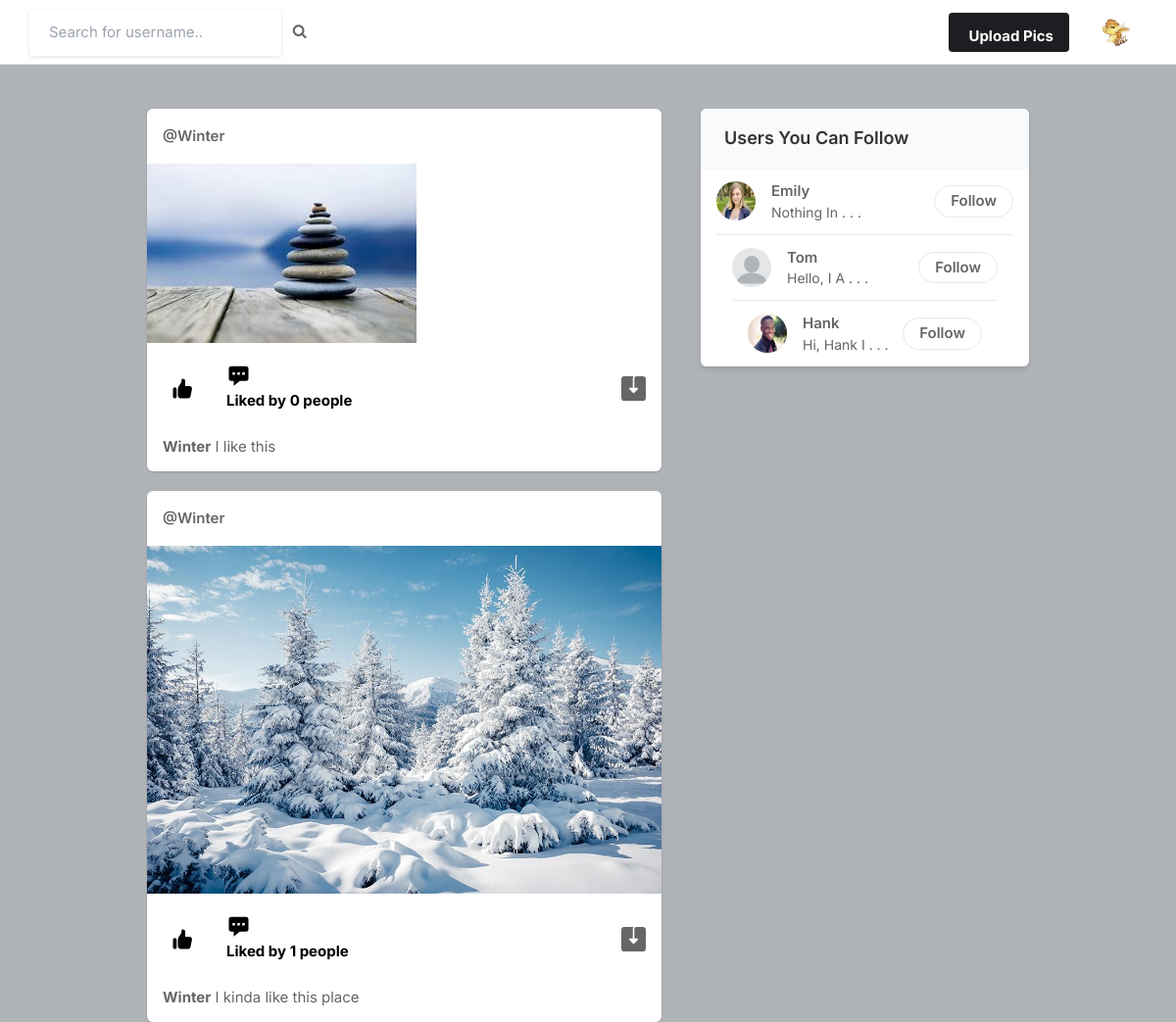
Screenshot of / (signed in) with the database file from the repository.
### core/models.py (models this page shows, shortened)
class Profile(models.Model):
    user = models.ForeignKey(User, on_delete=models.CASCADE)
    id_user = models.IntegerField()
    bio = models.TextField(blank=True)
    profile_img = models.ImageField(upload_to='profile_images', default='base_profile_pic.png')
    location = models.CharField(max_length=100, blank=True)

class Post(models.Model):
    id = models.UUIDField(primary_key=True, default=uuid.uuid4)
    user = models.CharField(max_length=100)
    image = models.ImageField(upload_to='post_images')
    caption = models.TextField()
    created_at = models.DateTimeField(default=datetime.now)
    no_of_likes = models.IntegerField(default=0)

### core/views.py (the view)
# urls.py: path('', views.index, name='index'),
@login_required(login_url='signin')
def index(request):
    user_object = User.objects.get(username=request.user.username)
    user_profile = Profile.objects.get(user=user_object)
    user_following_list = []
    feed = []
    user_following = FollowersCount.objects.filter(follower=request.user.username)
    for users in user_following:
        user_following_list.append(users.user)
    for usernames in user_following_list:
        feed_lists = Post.objects.filter(user=usernames)
        feed.append(feed_lists)
    feed_list = list(chain(*feed))
    all_users = User.objects.all()
    user_following_all = []
    for user in user_following:
        user_list = User.objects.get(username=user.user)
        user_following_all.append(user_list)
    new_suggestions_list = [x for x in list(all_users) if (x not in list(user_following_all))]
    current_user = User.objects.filter(username=request.user.username)
    final_suggestions_list = [x for x in list(new_suggestions_list) if (x not in list(current_user))]
    random.shuffle(final_suggestions_list)
    username_profile = []
    username_profile_list = []
    for users in final_suggestions_list:
        username_profile.append(users.id)
    for ids in username_profile:
        profile_lists = Profile.objects.filter(id_user=ids)
        username_profile_list.append(profile_lists)
    suggestions_username_profile_list = list(chain(*username_profile_list))
    context = {
        'user_profile': user_profile, 'posts': feed_list,
        'suggestions_username_profile_list': suggestions_username_profile_list[:4],
    }
    return render(request, 'index.html', context)

### templates/index.html (shortened to what this page needs)
{% load static %}
<!DOCTYPE html>
<html lang="en">
<head>
    <link rel="stylesheet" href="{% static 'assets/css/icons.css' %}">
    <link rel="stylesheet" href="{% static 'assets/css/uikit.css' %}">
    <link rel="stylesheet" href="{% static 'assets/css/style.css' %}">
    <link rel="stylesheet" href="{% static 'assets/css/tailwind.css' %}">
    <link rel="stylesheet" href="https://cdnjs.cloudflare.com/ajax/libs/font-awesome/4.7.0/css/font-awesome.min.css">
</head>
<body>
            <header>
                <div class="header_inner">
                    <form action="/search" method="POST">
                    <div class="left-side">
                            <input type="text" name="username" placeholder="Search for username..">&nbsp; &nbsp;
                            <button type="submit"><i class="fa fa-search fa-1x"></i></button>
                    </div>
                    </form>
                    <div class="right-side lg:pr-4">
                        <a href="#"
                            class="bg-pink-500 flex font-bold hidden hover:bg-pink-600 hover:text-white inline-block items-center lg:block max-h-10 mr-4 px-4 py-2 rounded shado text-white">
                              Upload Pics
                        </a>
                        <a href="#">
                            <img src="{{user_profile.profile_img.url}}" class="header-avatar" alt="">
                        </a>
                </div>
            </header>
            <div class="container m-auto">
                <div class="lg:flex justify-center lg:space-x-10 lg:space-y-0 space-y-5">
                    <div class="space-y-5 flex-shrink-0 lg:w-7/12">
                        {% for post in posts reversed%}
                        <div class="bg-white shadow rounded-md  -mx-2 lg:mx-0">
                            <div class="flex justify-between items-center px-4 py-3">
                                <div class="flex flex-1 items-center space-x-4">
                                    <span class="block capitalize font-semibold "><a href="/profile/{{post.user}}">@{{post.user}}</a></span>
                                </div>
                              <div>
                                <a href="#"> <i class="icon-feather-more-horizontal text-2xl hover:bg-gray-200 rounded-full p-2 transition -mr-1 "></i> </a>
                              </div>
                            </div>
                            <div uk-lightbox>
                                <a href="{{post.image.url}}">
                                    <img src="{{post.image.url}}" alt="">
                                </a>
                            </div>
                            <div class="py-3 px-4 space-y-3">
                                <div class="flex space-x-4 lg:font-bold">
                                    <a href="/like-post?post_id={{post.id}}" class="flex items-center space-x-2">
                                        <div class="p-2 rounded-full text-black">
                                        </div>
                                    </a>
                                     <a href="/like-post?post_id=={{post.id}}" class="flex items-center space-x-2">
                                        <div class="p-2 rounded-full text-black">
                                            <svg xmlns="http://www.w3.org/2000/svg" viewBox="0 0 20 20" fill="currentColor" width="25" height="25" class="">
                                                <path fill-rule="evenodd" d="M18 5v8a2 2 0 01-2 2h-5l-5 4v-4H4a2 2 0 01-2-2V5a2 2 0 012-2h12a2 2 0 012 2zM7 8H5v2h2V8zm2 0h2v2H9V8zm6 0h-2v2h2V8z" clip-rule="evenodd" />
                                            </svg>
                                            {% if post.of_no_likes == 0 %}
                                            <p>No likes</p>
                                            {% elif post.of_no_likes == 1 %}
                                            <p>Liked by {{post.no_of_likes}} person</p>
                                            {% else %}
                                            <p>Liked by {{post.no_of_likes}} people</p>
                                            {% endif%}
                                        </div>
                                    </a>
                                    <a href="{{post.image.url}}" class="flex items-center space-x-2 flex-1 justify-end" download>
                                    </a>
                                </div>
                                <p>
                                    <a href="/profile/{{post.user}}"><strong>{{post.user}}</strong> </a> {{post.caption}}
                                </p>
                            </div>
                        </div>
                        {% endfor %}
                    </div>
                    <div class="lg:w-5/12">
                        <div class="bg-white  shadow-md rounded-md overflow-hidden">
                            <div class="bg-gray-50  border-b border-gray-100 flex items-baseline justify-between py-4 px-6 ">
                                <h2 class="font-semibold text-lg">Users You Can Follow</h2>
                            </div>
                            {% for  suggestion in suggestions_username_profile_list %}
                            <div class="divide-gray-300 divide-gray-50 divide-opacity-50 divide-y px-4 ">
                                <div class="flex items-center justify-between py-3">
                                    <div class="flex flex-1 items-center space-x-4">
                                        <a href="/profile/{{suggestion.user}}">
                                            <img src="{{suggestion.profile_img.url}}" class="bg-gray-200 rounded-full w-10 h-10">
                                        </a>
                                        <div class="flex flex-col">
                                            <a href="/profile/{{suggestion.user}}" class="block capitalize font-semibold"> {{suggestion.user}} </a>
                                            {% if suggestion.bio|length <= 8 %}
                                            <span class="block capitalize text-sm"> {{suggestion.bio}} </span>
                                            {% elif suggestion.bio|length > 11 %}
                                            <span class="block capitalize text-sm"> {{suggestion.bio|slice:":10"}} . . . </span>
                                            {% endif%}
                                        </div>
                                    </div>
                                    <a href="/follow" class="border border-gray-200 font-semibold px-4 py-1 rounded-full hover:bg-pink-600 hover:text-white hover:border-pink-600 "> Follow </a>
                                    </div>
                            {% endfor %}
                            </div>
                        </div>
                    </div>
                </div>
            </div>
        </div>
    </div>
</body>
</html>

### static/assets/css/style.css (style rules this page uses)
body { background-color: #B0B3B8!important; }
button { vertical-align: middle; }
input { height: 48px; line-height: 48px; padding: 0 20px; outline: none; font-size: 15px; color: #808080; max-width: 100%; width: 100%; -webkit-box-sizing: border-box; box-sizing: border-box; display: block; font-weight: 400; opacity: 1; border-radius: 4px; border: none; -webkit-box-shadow: 0 1px 4px 0px rgba(0, 0, 0, 0.12); box-shadow: 0 1px 4px 0px rgba(0, 0, 0, 0.12); }
input[type="text"], input[type="password"], input[type="email"], input[type="number"] { height: 48px; line-height: 48px; padding: 0 20px; outline: none; font-size: 15px; color: #808080; max-width: 100%; width: 100%; -webkit-box-sizing: border-box; box-sizing: border-box; display: block; font-weight: 400; opacity: 1; border-radius: 4px; border: none; -webkit-box-shadow: 0 1px 4px 0px rgba(0, 0, 0, 0.12); box-shadow: 0 1px 4px 0px rgba(0, 0, 0, 0.12); }
input { -webkit-transition: all 0.1s ease-in-out; transition: all 0.1s ease-in-out; }
::placeholder { color: #808080; opacity: 1; }
button { border: none; margin: 0; padding: 0; width: auto; overflow: visible; background: transparent; color: inherit; font: inherit; line-height: normal; cursor: pointer; }
a { color: #be185d; -webkit-transition: 0.3s; transition: 0.3s; outline: none !important; }
button { outline: none !important; }
img { max-width: 100%; }
body { color: #666; font-size: 15px; line-height: 27px; background-color: #f0f2f5; font-family: "Inter", sans-serif; text-transform: none; }
body p { font-size: 15px; line-height: 27px; }
h1, h2, h3, h4, h5, h6 { font-family: "Inter", sans-serif; text-transform: none; }
input[type="text"], input[type="password"], input[type="email"] { font-family: "Inter", sans-serif; text-transform: none; }
button, body .pac-container { font-family: "Inter", sans-serif; text-transform: none; }
h1, h2, h3, h4, h5, h6 { color: #333; font-weight: 500; margin: 0; padding: 0; }
h2 { font-size: 26px; }
b, strong { font-weight: 700 !important; }
@media (min-width: 1024px) { .container { max-width: 900px !important; padding-top: 45px; } }
header { background-color: #fff; left: 0; right: 0; top: 0; z-index: 99; height: 66px; display: -webkit-box; display: -ms-flexbox; display: flex; -webkit-box-align: center; -ms-flex-align: center; align-items: center; border-bottom: 1px solid #e5e7eb; }
header .header_inner { display: -webkit-box; display: -ms-flexbox; display: flex; -webkit-box-align: center; -ms-flex-align: center; align-items: center; max-width: 1090px; margin: auto; width: 100%; max-width: 100% !important; padding: 0 30px; }
header .header_inner .left-side { display: -webkit-box; display: -ms-flexbox; display: flex; -webkit-box-align: center; -ms-flex-align: center; align-items: center; }
header .header_inner .right-side { display: -webkit-box; display: -ms-flexbox; display: flex; -webkit-box-align: center; -ms-flex-align: center; align-items: center; -webkit-box-pack: end; -ms-flex-pack: end; justify-content: flex-end; margin-left: auto; }
header .header_inner .right-side .header-avatar { width: 32px; height: 32px; border-radius: 100%; margin-left: 15px; }

### rows the page displays
Profile: profile_img (picture)
Post: user "Winter", image (picture), no_of_likes "0", caption "I like this"
Post: user "Winter", image (picture), no_of_likes "1", caption "I kinda like this place"
Profile: profile_img (picture), user "Emily", bio "Nothing In"
Profile: profile_img (picture), user "Tom", bio "Hello, I A"
Profile: profile_img (picture), user "Hank", bio "Hi, Hank I"
